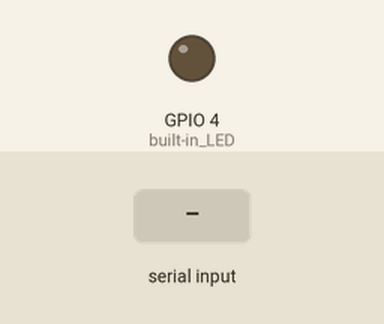
Bench run of a sketch on a simulated ESP32. Shown: output pins drawn as LEDs (lit = HIGH). The inputs (shaded band) are chosen by the test bench. WiFi joins after 1.5 s; servers stay silent unless stated; what the sketch prints to the serial monitor is not drawn.

Above: at 3.0 s.
3.1 s: ",\n" received over Serial
Timing chart, 0 to 6.1 s (numbered marks = the images above; inputs shaded):
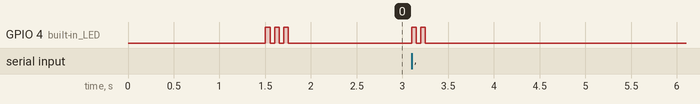

The sketch:

ESP32CamMain.ino
```cpp
#include <WiFi.h>
#include <HTTPClient.h>

#define ROW 4
#define COL 4

int grid_explore[ROW][COL];
bool visited[ROW][COL];
struct Cell {
  int row;
  int col;
  int dist;
  String path;
};

int current_row;
int current_col;
int target_row;
int target_col;

int obstacle_num = 2;
int metal_num = 4;

const char* ssid = "XXX"; //wifi name
const char* password = "XXXX"; //wifi password

String serverIP;
String serverPort;
String serverName;


WiFiClient client;
String serverUrl = "/updategrid/";

void setup() {
  pinMode(4, OUTPUT); //built-in LED
  digitalWrite(4, LOW);
  Serial.begin(9600);
  Serial.println("PROGRAM STARTS.");

  WiFi.mode(WIFI_STA);
  WiFi.begin(ssid, password);
  while(WiFi.status() != WL_CONNECTED){
    delay(500);
  }
  flash_LED(3);
}

void loop() {
  if (Serial.available()){
    String receivedString = Serial.readStringUntil('\n');

    if (receivedString.indexOf("post") != -1){
      post_grid(receivedString);
      flash_LED(1);
    } else if (receivedString.indexOf("8080") != -1) {
      int commaIndex = receivedString.indexOf(",");
      serverIP = receivedString.substring(0, commaIndex);
      serverPort = receivedString.substring(commaIndex + 1);
      serverName = "http://"+serverIP+":"+serverPort+"/";
    } else {
      get_all_data(receivedString);
      flash_LED(2);
    }
  }
}

void post_grid(String strBody){
  WiFiClient client;
  HTTPClient http;
  http.begin(client, serverName+"updategrid/");

  http.addHeader("Content-Type","application/json");
  http.addHeader("Content-Length",String(strBody.length()+6));

  int httpResponseCode = http.POST(strBody);

  // if(client.connect(serverName.c_str(), serverPort)){
  //   client.println("POST " + serverUrl + " HTTP/1.1");
  //   client.println("Host: " + serverName+":"+serverPort);
  //   client.println("Content-Length: " + String(strBody.length()+6));
  //   client.println("Content-Type: application/json");
  // }
}


void flash_LED(int counter){
  for (int i = 0; i<counter; i++){
    digitalWrite(4, HIGH);
    delay(50);
    digitalWrite(4, LOW);
    delay(50);
  }

}


void get_all_data(String receivedString){
  int index = 0;
  for (int i = 0; i < ROW; i++) {
    for (int j = 0; j < COL; j++) {
      int commaPos = receivedString.indexOf(',', index);
      String valueString = receivedString.substring(index, commaPos);
      grid_explore[i][j] = valueString.toInt();
      index = commaPos + 1;
    }
  }
  int commaPos = receivedString.indexOf(',', index);
  current_row = receivedString.substring(index, commaPos).toInt();
  index = commaPos + 1;
  current_col = receivedString.substring(index).toInt();

  String shortest_path = find_shortest_path(current_row, current_col);
  Serial.println(shortest_path);

}

/// --------------------------- BFS -------------------------------
String find_shortest_path(int current_row, int current_col){
  for (int i = ROW - 1; i >= 0; i-- ){
    int zeros_in_row[COL] = {9,9,9,9};
    int temp_index = 0;
    for (int j = 0; j < COL; j++){
      if (grid_explore[i][j] == 0){
        zeros_in_row[temp_index] = j;
        temp_index++;
      }
    }
    if (sizeof(zeros_in_row) > 0){
      int closest_diff = sizeof(grid_explore[i]);
      int closest_zero = -1;
      for (int k = 0; k < COL; k++){
        if (zeros_in_row[k] != 9){
          int diff = abs(zeros_in_row[k] - current_col);
          if (diff < closest_diff){
            closest_zero = zeros_in_row[k];
            closest_diff = diff;
          }
        }
      }
      if (closest_zero != -1){
        int target_row = i;
        int target_col = closest_zero;
        String shortest_path = bfs(current_row, current_col, target_row, target_col);
        // Serial.print("TARGET PATH: ");
        // Serial.println(shortest_path);
        if (shortest_path.length() > 0){

          return shortest_path;
        } else{
          update_obstacle(target_row, target_col);
          continue;
        }
      }
    } else {
      continue;
    }
  }
  return "";
}

void update_obstacle(int row, int col){
  grid_explore[row][col] = obstacle_num;
}

bool isValid(int row, int col) {
  return (row >= 0 && row < ROW && col >= 0 && col < COL && grid_explore[row][col] != 2 && grid_explore[row][col] != 4 && !visited[row][col]);
}

String bfs(int s_row, int s_col, int e_row, int e_col) {
  memset(visited, false, sizeof(visited));
  visited[s_row][s_col] = true;

  Cell start = {s_row, s_col, 0, ""};
  Cell queue[ROW * COL];
  int front = 0;
  int rear = 0;
  queue[rear++] = start;

  int rowDir[] = {-1, 0, 0, 1};
  int colDir[] = {0, -1, 1, 0};
  String dir[] = {"up", "backward", "forward", "down"};

  while (front < rear) {
    Cell curr = queue[front++];
    if (curr.row == e_row && curr.col == e_col) {
      return curr.path;
    }

    for (int i = 0; i < 4; i++) {
      int row = curr.row + rowDir[i];
      int col = curr.col + colDir[i];
      if (isValid(row, col)) {
        visited[row][col] = true;
        // Serial.print("Next: ");
        // Serial.println(curr.path + " " + dir[i]);
        Cell next = {row, col, curr.dist + 1, curr.path + " " + dir[i]};
        queue[rear++] = next;
      }
    }
  }

  return "";
}

/// ----------------------- END BFS ---------------------------
```

Measured:
- after the input at 3.1 s, GPIO 4 (built-in_LED): alternates HIGH for 0.05 s and LOW for 0.05 s, 4 changes in all, then stays LOW, starting at once
